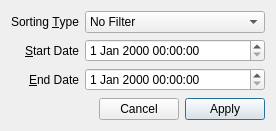
<?xml version="1.0" encoding="UTF-8"?>
<ui version="4.0">
 <class>SqlHistoryFilterDialog</class>
 <widget class="QDialog" name="SqlHistoryFilterDialog">
  <property name="geometry">
   <rect>
    <x>0</x>
    <y>0</y>
    <width>276</width>
    <height>131</height>
   </rect>
  </property>
  <property name="windowTitle">
   <string>SQL-Hsitory Date Filter</string>
  </property>
  <layout class="QVBoxLayout" name="verticalLayout">
   <item>
    <layout class="QGridLayout" name="gridLayout">
     <item row="0" column="0">
      <widget class="QLabel" name="label">
       <property name="text">
        <string>Sorting &amp;Type</string>
       </property>
       <property name="alignment">
        <set>Qt::AlignRight|Qt::AlignTrailing|Qt::AlignVCenter</set>
       </property>
       <property name="buddy">
        <cstring>filterTypeComboBox</cstring>
       </property>
      </widget>
     </item>
     <item row="0" column="1">
      <widget class="QComboBox" name="filterTypeComboBox">
       <property name="sizePolicy">
        <sizepolicy hsizetype="Preferred" vsizetype="Fixed">
         <horstretch>1</horstretch>
         <verstretch>0</verstretch>
        </sizepolicy>
       </property>
       <item>
        <property name="text">
         <string>No Filter</string>
        </property>
       </item>
       <item>
        <property name="text">
         <string>From Date</string>
        </property>
       </item>
       <item>
        <property name="text">
         <string>To Date</string>
        </property>
       </item>
       <item>
        <property name="text">
         <string>Between Dates</string>
        </property>
       </item>
      </widget>
     </item>
     <item row="1" column="0">
      <widget class="QLabel" name="label_2">
       <property name="text">
        <string>&amp;Start Date</string>
       </property>
       <property name="alignment">
        <set>Qt::AlignRight|Qt::AlignTrailing|Qt::AlignVCenter</set>
       </property>
       <property name="buddy">
        <cstring>startDateTimeEdit</cstring>
       </property>
      </widget>
     </item>
     <item row="1" column="1">
      <widget class="QDateTimeEdit" name="startDateTimeEdit">
       <property name="sizePolicy">
        <sizepolicy hsizetype="Minimum" vsizetype="Fixed">
         <horstretch>1</horstretch>
         <verstretch>0</verstretch>
        </sizepolicy>
       </property>
      </widget>
     </item>
     <item row="2" column="0">
      <widget class="QLabel" name="label_3">
       <property name="text">
        <string>&amp;End Date</string>
       </property>
       <property name="alignment">
        <set>Qt::AlignRight|Qt::AlignTrailing|Qt::AlignVCenter</set>
       </property>
       <property name="buddy">
        <cstring>endDateTimeEdit</cstring>
       </property>
      </widget>
     </item>
     <item row="2" column="1">
      <widget class="QDateTimeEdit" name="endDateTimeEdit">
       <property name="sizePolicy">
        <sizepolicy hsizetype="Minimum" vsizetype="Fixed">
         <horstretch>1</horstretch>
         <verstretch>0</verstretch>
        </sizepolicy>
       </property>
      </widget>
     </item>
    </layout>
   </item>
   <item>
    <spacer name="verticalSpacer">
     <property name="orientation">
      <enum>Qt::Vertical</enum>
     </property>
     <property name="sizeHint" stdset="0">
      <size>
       <width>20</width>
       <height>3</height>
      </size>
     </property>
    </spacer>
   </item>
   <item>
    <layout class="QHBoxLayout" name="horizontalLayout">
     <item>
      <spacer name="horizontalSpacer">
       <property name="orientation">
        <enum>Qt::Horizontal</enum>
       </property>
       <property name="sizeHint" stdset="0">
        <size>
         <width>40</width>
         <height>20</height>
        </size>
       </property>
      </spacer>
     </item>
     <item>
      <widget class="QPushButton" name="cancelPushButton">
       <property name="text">
        <string>Cancel</string>
       </property>
      </widget>
     </item>
     <item>
      <widget class="QPushButton" name="applyPushButton">
       <property name="text">
        <string>Apply</string>
       </property>
       <property name="default">
        <bool>true</bool>
       </property>
      </widget>
     </item>
    </layout>
   </item>
  </layout>
 </widget>
 <resources/>
 <connections>
  <connection>
   <sender>cancelPushButton</sender>
   <signal>clicked()</signal>
   <receiver>SqlHistoryFilterDialog</receiver>
   <slot>reject()</slot>
   <hints>
    <hint type="sourcelabel">
     <x>150</x>
     <y>102</y>
    </hint>
    <hint type="destinationlabel">
     <x>15</x>
     <y>100</y>
    </hint>
   </hints>
  </connection>
 </connections>
</ui>
